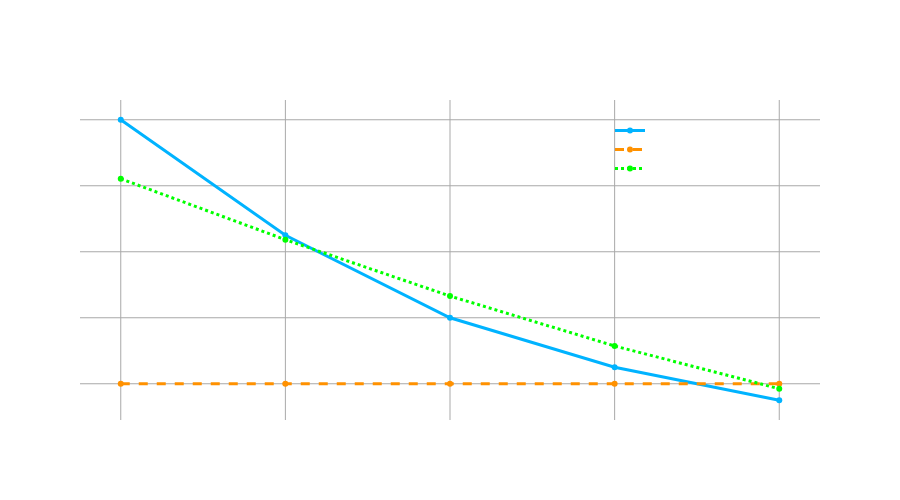

Write notebook code for a chart like this one.
### Markdown cell above
#### <u>Extensions and Alternative Models</u>

The Black-Scholes model assumes a geometric Brownian motion stochastic differential equation for the underlying leading to the constant volatility assumption
$$\frac{dS_t}{S_t} = \mu dt + \sigma dW_t$$

To better match market prices and account for the volatility smile/skew, we can use:

 - **Local Volatility Models - Make volatility a deterministic function of spot and time:**
    $$\frac{dS_t}{S_t} = \mu dt + \sigma(S_t,t) dW_t$$
    - Dupire's formula provides a way to compute local volatility from market prices
    - Ensures consistent pricing with vanilla options

 - **Stochastic Volatility Models - Make volatility follow its own stochastic process:**
    $$\begin{align}
    \frac{dS_t}{S_t} &= \mu dt + \sqrt{v_t} dW^1_t \\
    dv_t &= \kappa(\theta - v_t)dt + \xi\sqrt{v_t}dW^2_t
    \end{align}$$
    - Heston model is a popular example
    - Adds correlation between spot and vol ($\rho dt = dW^1_t dW^2_t$)
    - Better captures dynamics of implied volatility surface

**Functional Framework - The Heston model as a map:**
      $$\begin{align}
      \mathcal{H}: \mathbb{R}^7 &\rightarrow \mathbb{R} \\
      (\kappa, \theta, \xi, \rho, v_0, K, T) &\mapsto \text{Price}
      \end{align}$$
      where $K$ is the strike price and $T$ is time to maturity
  


 These models help trading desks price exotic options more accurately and manage risk better.

### Code cell
from scipy.stats import norm
# Heston model parameters
kappa = 2.0  # Mean reversion speed
theta = .08  # Long-run variance
xi = 1.4  # Vol of vol
rho = -0.7  # Correlation
v0 = (flat_bs_vol/100)**2  # Initial variance

# Risk-free rate and time to maturity
r = 0.02
T = 1.0

# Simulation parameters
n_paths = 10000
n_steps = 252  # Daily steps
dt = T/n_steps

# Generate correlated Brownian motions
dW1 = np.random.normal(0, np.sqrt(dt), (n_paths, n_steps))
dW2 = rho * dW1 + np.sqrt(1 - rho**2) * np.random.normal(0, np.sqrt(dt), (n_paths, n_steps))

# Simulate Heston paths
S = np.zeros((n_paths, n_steps + 1))
v = np.zeros((n_paths, n_steps + 1))
S[:, 0] = spot
v[:, 0] = v0

for t in range(n_steps):
    v[:, t+1] = np.maximum(v[:, t] + kappa*(theta - v[:, t])*dt + xi*np.sqrt(v[:, t])*dW2[:, t], 0)
    S[:, t+1] = S[:, t] * np.exp((r - 0.5*v[:, t])*dt + np.sqrt(v[:, t])*dW1[:, t])

# Calculate Heston implied volatilities
heston_vols = []
for K in strikes:
    # Calculate call option prices
    payoffs = np.maximum(S[:, -1] - K, 0)
    heston_price = np.exp(-r*T) * np.mean(payoffs)
    
    # Find implied vol using Newton-Raphson
    def bs_price(sigma):
        d1 = (np.log(spot/K) + (r + 0.5*sigma**2)*T)/(sigma*np.sqrt(T))
        d2 = d1 - sigma*np.sqrt(T)
        return spot*norm.cdf(d1) - K*np.exp(-r*T)*norm.cdf(d2)
    
    def vega(sigma):
        d1 = (np.log(spot/K) + (r + 0.5*sigma**2)*T)/(sigma*np.sqrt(T))
        return spot*np.sqrt(T)*norm.pdf(d1)
    
    sigma = flat_bs_vol/100  # Initial guess
    for _ in range(50):
        diff = bs_price(sigma) - heston_price
        if abs(diff) < 1e-5:
            break
        sigma = sigma - diff/vega(sigma)
    
    heston_vols.append(sigma*100)

# Create new figure
fig = go.Figure()

# Add market skew line
fig.add_trace(
    go.Scatter(
        x=strikes,
        y=market_skew,
        name='Market Volatility Skew',
        line=dict(color='#00b3ff', width=3)
    )
)

# Add flat BS skew line
fig.add_trace(
    go.Scatter(
        x=strikes,
        y=[flat_bs_vol]*len(strikes),
        name='Black-Scholes Volatility',
        line=dict(color='#ff9100', width=3, dash='dash')
    )
)

# Add Heston skew line
fig.add_trace(
    go.Scatter(
        x=strikes,
        y=heston_vols,
        name='Heston Model Skew',
        line=dict(color='#00ff00', width=3, dash='dot')
    )
)

# Update layout
fig.update_layout(
    title='Market, Black-Scholes, Heston Skew',
    xaxis_title='Strike Price',
    yaxis_title='Implied Volatility (%)',
    width=900,
    height=500,
    paper_bgcolor='rgba(0,0,0,0)',
    plot_bgcolor='rgba(0,0,0,0)',
    showlegend=True,
    legend=dict(
        yanchor="top",
        y=0.95,
        xanchor="right",
        x=0.95
    ),
    font=dict(color='white')
)

# Add grid
fig.update_xaxes(showgrid=True, gridwidth=1, gridcolor='darkgray')
fig.update_yaxes(showgrid=True, gridwidth=1, gridcolor='darkgray')

fig.show()

### Figure 1 — Plotly figure (JSON) as saved in the notebook; plotly's stock layout.template omitted (floating-point values rounded to 4 significant figures)
{"data": [{"line": {"color": "#00b3ff", "width": 3}, "name": "Market Volatility Skew", "x": [90, 95, 100, 105, 110], "y": [28.0, 24.5, 22.0, 20.5, 19.5], "type": "scatter"}, {"line": {"color": "#ff9100", "dash": "dash", "width": 3}, "name": "Black-Scholes Volatility", "x": [90, 95, 100, 105, 110], "y": [20.0, 20.0, 20.0, 20.0, 20.0], "type": "scatter"}, {"line": {"color": "#00ff00", "dash": "dot", "width": 3}, "name": "Heston Model Skew", "x": [90, 95, 100, 105, 110], "y": [26.21, 24.37, 22.66, 21.14, 19.85], "type": "scatter"}], "layout": {"legend": {"yanchor": "top", "y": 0.95, "xanchor": "right", "x": 0.95}, "font": {"color": "white"}, "title": {"text": "Market, Black-Scholes, Heston Skew"}, "xaxis": {"title": {"text": "Strike Price"}, "showgrid": true, "gridwidth": 1, "gridcolor": "darkgray"}, "yaxis": {"title": {"text": "Implied Volatility (%)"}, "showgrid": true, "gridwidth": 1, "gridcolor": "darkgray"}, "width": 900, "height": 500, "paper_bgcolor": "rgba(0,0,0,0)", "plot_bgcolor": "rgba(0,0,0,0)", "showlegend": true}}
